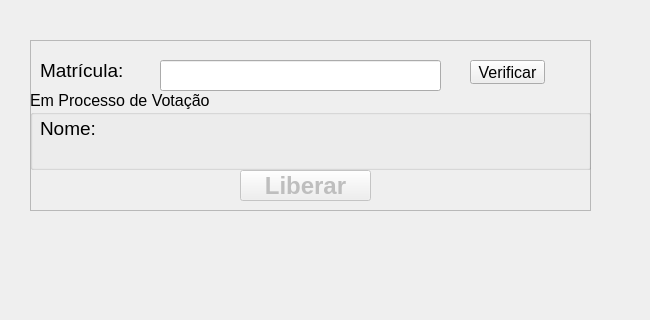
<?xml version="1.0" encoding="UTF-8"?>
<ui version="4.0">
 <class>Eleitor</class>
 <widget class="QWidget" name="Eleitor">
  <property name="geometry">
   <rect>
    <x>0</x>
    <y>0</y>
    <width>650</width>
    <height>320</height>
   </rect>
  </property>
  <property name="sizePolicy">
   <sizepolicy hsizetype="Fixed" vsizetype="Fixed">
    <horstretch>0</horstretch>
    <verstretch>0</verstretch>
   </sizepolicy>
  </property>
  <property name="minimumSize">
   <size>
    <width>650</width>
    <height>320</height>
   </size>
  </property>
  <property name="maximumSize">
   <size>
    <width>650</width>
    <height>320</height>
   </size>
  </property>
  <property name="windowTitle">
   <string>Form</string>
  </property>
  <widget class="QFrame" name="frame">
   <property name="geometry">
    <rect>
     <x>30</x>
     <y>40</y>
     <width>561</width>
     <height>171</height>
    </rect>
   </property>
   <property name="frameShape">
    <enum>QFrame::Shape::StyledPanel</enum>
   </property>
   <property name="frameShadow">
    <enum>QFrame::Shadow::Raised</enum>
   </property>
   <widget class="QLabel" name="label_matricula">
    <property name="geometry">
     <rect>
      <x>10</x>
      <y>20</y>
      <width>91</width>
      <height>21</height>
     </rect>
    </property>
    <property name="font">
     <font>
      <pointsize>14</pointsize>
     </font>
    </property>
    <property name="text">
     <string>Matrícula:</string>
    </property>
   </widget>
   <widget class="QLineEdit" name="lineEdit_matricula">
    <property name="geometry">
     <rect>
      <x>130</x>
      <y>20</y>
      <width>281</width>
      <height>31</height>
     </rect>
    </property>
    <property name="font">
     <font>
      <pointsize>14</pointsize>
     </font>
    </property>
   </widget>
   <widget class="QLabel" name="label_nome">
    <property name="geometry">
     <rect>
      <x>10</x>
      <y>80</y>
      <width>61</width>
      <height>16</height>
     </rect>
    </property>
    <property name="font">
     <font>
      <pointsize>14</pointsize>
     </font>
    </property>
    <property name="text">
     <string>Nome:</string>
    </property>
   </widget>
   <widget class="QLabel" name="label_nome_eleitor">
    <property name="geometry">
     <rect>
      <x>100</x>
      <y>70</y>
      <width>421</width>
      <height>31</height>
     </rect>
    </property>
    <property name="font">
     <font>
      <pointsize>14</pointsize>
     </font>
    </property>
    <property name="text">
     <string/>
    </property>
   </widget>
   <widget class="QPushButton" name="button_liberar">
    <property name="enabled">
     <bool>false</bool>
    </property>
    <property name="geometry">
     <rect>
      <x>210</x>
      <y>130</y>
      <width>131</width>
      <height>31</height>
     </rect>
    </property>
    <property name="font">
     <font>
      <pointsize>18</pointsize>
      <bold>true</bold>
     </font>
    </property>
    <property name="focusPolicy">
     <enum>Qt::FocusPolicy::NoFocus</enum>
    </property>
    <property name="text">
     <string>Liberar</string>
    </property>
   </widget>
   <widget class="QPushButton" name="pushButton">
    <property name="geometry">
     <rect>
      <x>440</x>
      <y>20</y>
      <width>75</width>
      <height>24</height>
     </rect>
    </property>
    <property name="font">
     <font>
      <pointsize>12</pointsize>
     </font>
    </property>
    <property name="focusPolicy">
     <enum>Qt::FocusPolicy::NoFocus</enum>
    </property>
    <property name="text">
     <string>Verificar</string>
    </property>
   </widget>
  </widget>
  <widget class="QGroupBox" name="groupBox">
   <property name="geometry">
    <rect>
     <x>30</x>
     <y>90</y>
     <width>561</width>
     <height>80</height>
    </rect>
   </property>
   <property name="font">
    <font>
     <pointsize>12</pointsize>
    </font>
   </property>
   <property name="title">
    <string>Em Processo de Votação</string>
   </property>
   <widget class="QLabel" name="label_processo_votacao">
    <property name="geometry">
     <rect>
      <x>40</x>
      <y>40</y>
      <width>491</width>
      <height>16</height>
     </rect>
    </property>
    <property name="text">
     <string/>
    </property>
   </widget>
  </widget>
 </widget>
 <resources/>
 <connections/>
</ui>
